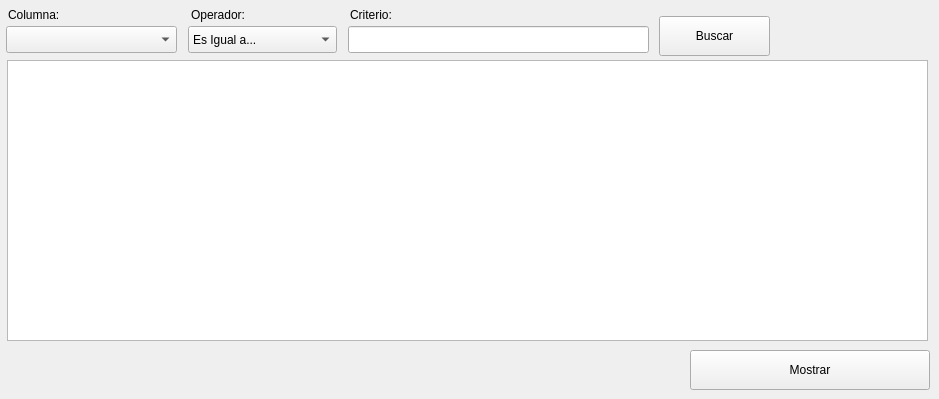
    <widget class="QWidget" name="tab_buscar">
     <attribute name="icon">
      <iconset>
       <normalon>:/Icons/icons/find.png</normalon>
      </iconset>
     </attribute>
     <attribute name="title">
      <string>Buscar</string>
     </attribute>
     <widget class="QTableWidget" name="tbl_buscar">
      <property name="geometry">
       <rect>
        <x>7</x>
        <y>60</y>
        <width>921</width>
        <height>281</height>
       </rect>
      </property>
      <property name="toolTip">
       <string>Resultados Búsqueda</string>
      </property>
     </widget>
     <widget class="QLineEdit" name="txt_criterio">
      <property name="geometry">
       <rect>
        <x>348</x>
        <y>26</y>
        <width>301</width>
        <height>27</height>
       </rect>
      </property>
      <property name="toolTip">
       <string>Ingrese un criterio de búsqueda basado en el operador</string>
      </property>
     </widget>
     <widget class="QComboBox" name="cmb_columna">
      <property name="geometry">
       <rect>
        <x>6</x>
        <y>26</y>
        <width>171</width>
        <height>27</height>
       </rect>
      </property>
      <property name="toolTip">
       <string>Seleccione una columna por la que desea buscar</string>
      </property>
     </widget>
     <widget class="QComboBox" name="cmb_operador">
      <property name="geometry">
       <rect>
        <x>188</x>
        <y>26</y>
        <width>149</width>
        <height>27</height>
       </rect>
      </property>
      <item>
       <property name="text">
        <string>Es Igual a...</string>
       </property>
      </item>
      <item>
       <property name="text">
        <string>Contiene...</string>
       </property>
      </item>
      <item>
       <property name="text">
        <string>Empieza Con...</string>
       </property>
      </item>
      <item>
       <property name="text">
        <string>Termina en...</string>
       </property>
      </item>
      <item>
       <property name="text">
        <string>No tiene...</string>
       </property>
      </item>
      <item>
       <property name="text">
        <string>Diferente de...</string>
       </property>
      </item>
     </widget>
     <widget class="QLabel" name="lbl_columna">
      <property name="geometry">
       <rect>
        <x>8</x>
        <y>6</y>
        <width>93</width>
        <height>17</height>
       </rect>
      </property>
      <property name="text">
       <string>Columna:</string>
      </property>
     </widget>
     <widget class="QLabel" name="lbl_operador">
      <property name="geometry">
       <rect>
        <x>191</x>
        <y>6</y>
        <width>79</width>
        <height>17</height>
       </rect>
      </property>
      <property name="text">
       <string>Operador:</string>
      </property>
     </widget>
     <widget class="QLabel" name="lbl_criterio">
      <property name="geometry">
       <rect>
        <x>350</x>
        <y>6</y>
        <width>101</width>
        <height>17</height>
       </rect>
      </property>
      <property name="text">
       <string>Criterio:</string>
      </property>
     </widget>
     <widget class="QPushButton" name="btn_buscar">
      <property name="geometry">
       <rect>
        <x>659</x>
        <y>16</y>
        <width>111</width>
        <height>40</height>
       </rect>
      </property>
      <property name="text">
       <string>Buscar</string>
      </property>
      <property name="icon">
       <iconset>
        <normalon>:/Icons/icons/kfind.png</normalon>
       </iconset>
      </property>
     </widget>
     <widget class="QPushButton" name="btn_mostrar">
      <property name="geometry">
       <rect>
        <x>690</x>
        <y>350</y>
        <width>240</width>
        <height>40</height>
       </rect>
      </property>
      <property name="text">
       <string>Mostrar</string>
      </property>
      <property name="icon">
       <iconset>
        <normalon>:/Icons/icons/apply.png</normalon>
       </iconset>
      </property>
     </widget>
    </widget>
